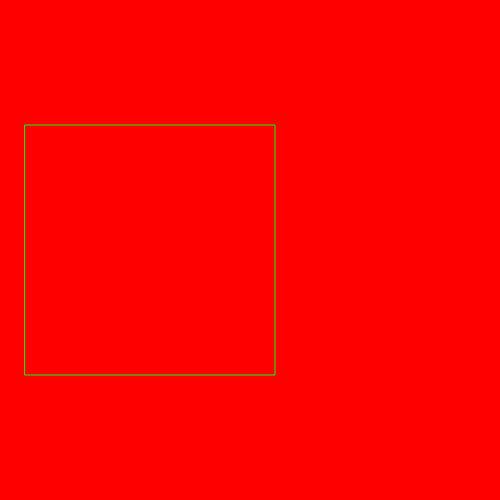
Frame 1 (no input)
Frame 60 (no input): identical to frame 1, image omitted
Frame 120 (the mouse pressed at the canvas centre since frame 60): identical to frame 1, image omitted

The p5.js sketch that drew this single still picture (run headless with seeded random() and noise() and a simulated clock; from frame 60 on, the mouse is pressed at the canvas centre):

// p5.js sketch
// ── sketch.js
//This is a simple template for you to experiment with

//This is a comment  ... the two slashes at the start mean that the computer ignores it

//You can look up more commands here ... https://p5js.org/reference/

function setup()
{
    //this function runs once at the start of your program
    
    //this command creates a drawing area in the browser - it should only be called once
    createCanvas(500,500);
}

function draw()
{
    
    //this command clears the background to black (try changing the numbers)
    background(255,0, 0);
    
    //change the fill color
    fill(255,0,0);
    
    //change the outline color
    stroke(0,255,0);
    
    //this command draws a rectangle with the outline and fill colors that we just set
    rect(25,125,250,250);
    
}
